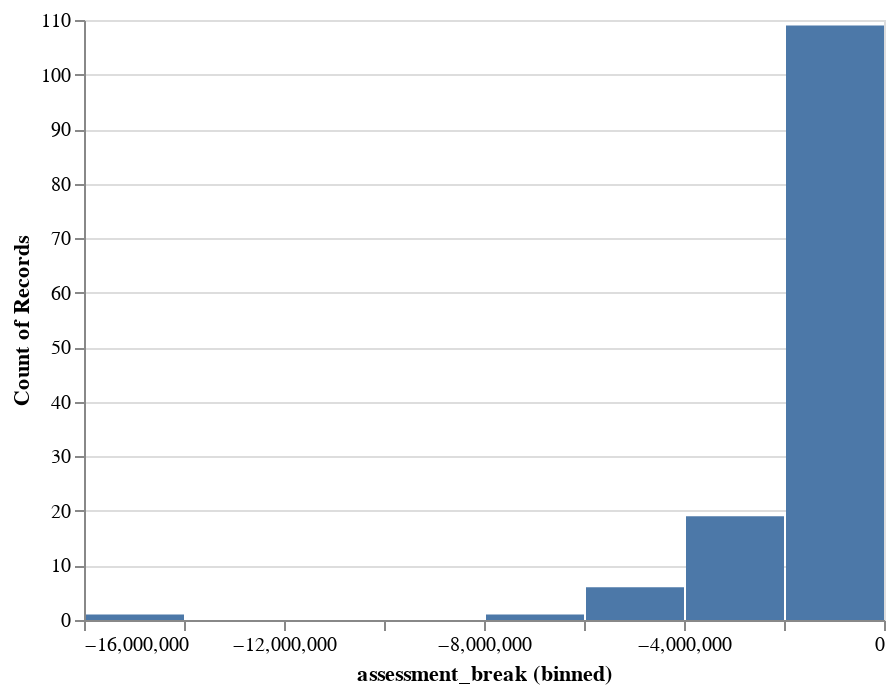

Notebook code cell kept with this figure:
### Code cell
alt.Chart(williamson_df).mark_bar().encode(
    alt.X("assessment_break:Q", bin=True),
    y='count()',
)

### Figure 1 — Vega-Lite specification as saved in the notebook (floating-point values rounded to 4 significant figures; data arrays with more than 128 entries replaced by an {"elided": "..."} marker saying what was removed)
{"$schema": "https://vega.github.io/schema/vega-lite/v2.6.0.json", "config": {"view": {"height": 300, "width": 400}}, "data": {"name": "data-7c2bab52c1d547825be0dc37c31ad1e3"}, "datasets": {"data-7c2bab52c1d547825be0dc37c31ad1e3": {"elided": "136 records"}}, "encoding": {"x": {"bin": true, "field": "assessment_break", "type": "quantitative"}, "y": {"aggregate": "count", "type": "quantitative"}}, "mark": "bar"}
